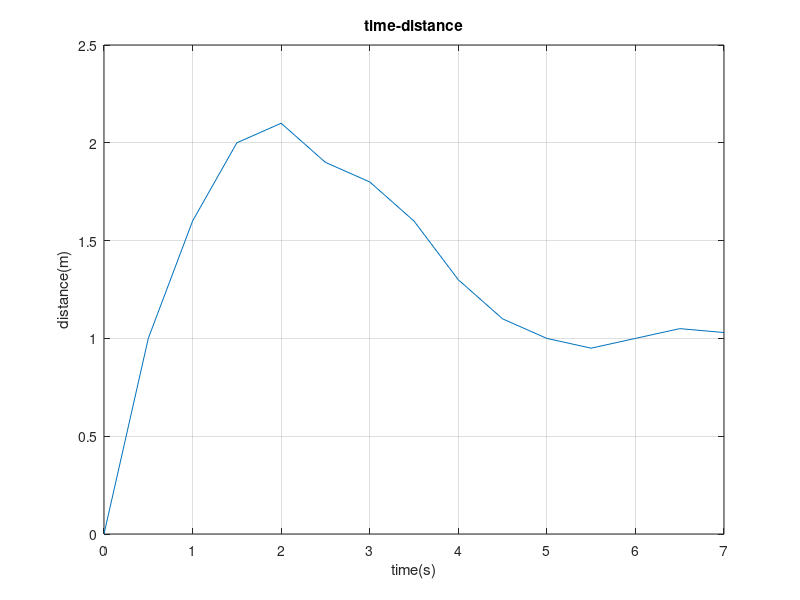

Here is the MATLAB script that generated this plot:
%%Name Surname: Serkan Burak Örs
%Istanbul Technical University
%Aeronautics and Astronautics Faculty - Astronautical Engineering
%E-mail: orss19@itu.edu.tr
%BIL 113E - Summer 2020 - CRN:30156
%Instructor: Dr. Mustafa Resa Becan
%Week 2 - Date:14/08/2020
%%
t=0:0.5:7; %time
d=[0 1 1.6 2 2.1 1.9 1.8 1.6 1.3 1.1 1 0.95 1 1.05 1.03];
%distance
plot(t,d);
xlabel('time(s)');
ylabel('distance(m)');
title('time-distance');
grid on;
